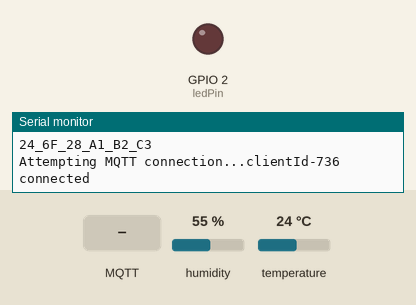
Recording of a sketch running on a simulated ESP32. On the bench: output pins drawn as LEDs (lit = HIGH), the last lines printed to the serial monitor. The test bench sets the inputs (shaded band); at power-on: humidity 55 %, temperature 24 °C. WiFi joins after 1.5 s; servers stay silent unless stated; random numbers use the default seed unless the sketch sets one; no MQTT or app messages arrive unless stated.

Above: at 2.7 s.
2.8 s: MQTT message "sensor activated" arrives on the first subscribed topic
At 3.4 s:
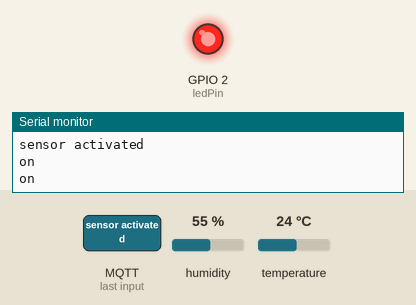
4.3 s: MQTT message "sensor terminated" arrives on the first subscribed topic
At 4.6 s:
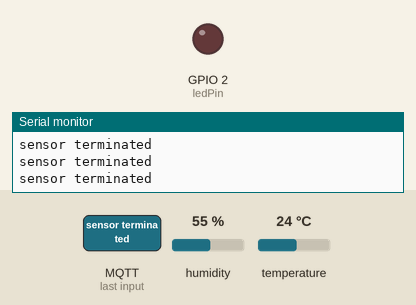
Timing chart, 0 to 7.3 s (numbered marks = the images above; inputs shaded):
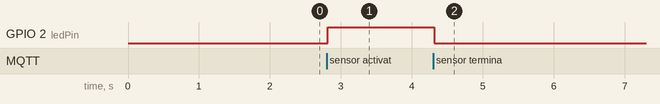

Measured:
- after the input at 2.8 s, GPIO 2 (ledPin): LOW → HIGH at once
- after the input at 4.3 s, GPIO 2 (ledPin): HIGH → LOW at once

The sketch:

sketch.ino
```cpp
// From https://randomnerdtutorials.com/esp32-mqtt-publish-subscribe-arduino-ide

#include <WiFi.h>
#include "DHTesp.h"
#include "PubSubClient.h"
#include <MQTT.h>

const char* ssid = "Wokwi-GUEST";
const char* password = "";
const char* mqttServer = "iot-alyani.cloud.shiftr.io";
int port = 1883;
String stMac;
char mac[50];
char clientId[50];
const int DHT_PIN = 15;
char result_temp[10];
char result_hum[10];

WiFiClient espClient;
PubSubClient client(espClient);
DHTesp dhtSensor;
MQTTClient clientt;
const int ledPin = 2;

void setup() {
  Serial.begin(115200);
  randomSeed(analogRead(0));
  delay(10);
  Serial.println();
  Serial.print("Connecting to ");
  Serial.println(ssid);
  wifiConnect();
  Serial.println("");
  Serial.println("WiFi connected");
  Serial.println("IP address: ");
  Serial.println(WiFi.localIP());
  Serial.println(WiFi.macAddress());
  stMac = WiFi.macAddress();
  stMac.replace(":", "_");
  Serial.println(stMac);
  dhtSensor.setup(DHT_PIN, DHTesp::DHT22);
  client.setServer(mqttServer, port);
  client.setCallback(callback);
  pinMode(ledPin, OUTPUT);
}

void wifiConnect() {
  WiFi.mode(WIFI_STA);
  WiFi.begin(ssid, password);
  while (WiFi.status() != WL_CONNECTED) {
    delay(500);
    Serial.print(".");
  }
}

void mqttReconnect() {
  while (!client.connected()) {
    Serial.print("Attempting MQTT connection...");
    long r = random(1000);
    sprintf(clientId, "clientId-%ld", r);
    if (client.connect(clientId,"iot-alyani","iSjsOPFkpRT8jtfq")) {
      Serial.print(clientId);
      Serial.println(" connected");
      client.subscribe("alyanins/iot/#");
    } else {
      Serial.print("failed, rc=");
      Serial.print(client.state());
      Serial.println(" try again in 5 seconds");
      delay(5000);
    }
  }
}

void callback(char* topic, byte* message, unsigned int length) {
  TempAndHumidity  data_temp = dhtSensor.getTempAndHumidity();
  dtostrf(data_temp.temperature, 6, 2, result_temp);
  dtostrf(data_temp.humidity, 6, 2, result_hum);
  String stMessage;

  for (int i = 0; i < length; i++) {
    Serial.print((char)message[i]);
    stMessage += (char)message[i];
  }
  Serial.println();

//Temp
    if(stMessage == "sensor activated"){
      Serial.println("on");
      digitalWrite(ledPin, HIGH);
      client.publish("alyanins/iot/temperature", result_temp);
    }
    else if(stMessage == "sensor terminated"){
      Serial.println("sensor terminated");
      digitalWrite(ledPin, LOW);
    }

//hum
    if(stMessage == "sensor activated"){
      Serial.println("on");
      digitalWrite(ledPin, HIGH);
      client.publish("alyanins/iot/humidity", result_hum);
    }
    else if(stMessage == "sensor terminated"){
      Serial.println("sensor terminated");
      digitalWrite(ledPin, LOW);
    }
}

void loop() {
  delay(10);
  if (!client.connected()) {
    mqttReconnect();
  }
  client.loop();
}
```
